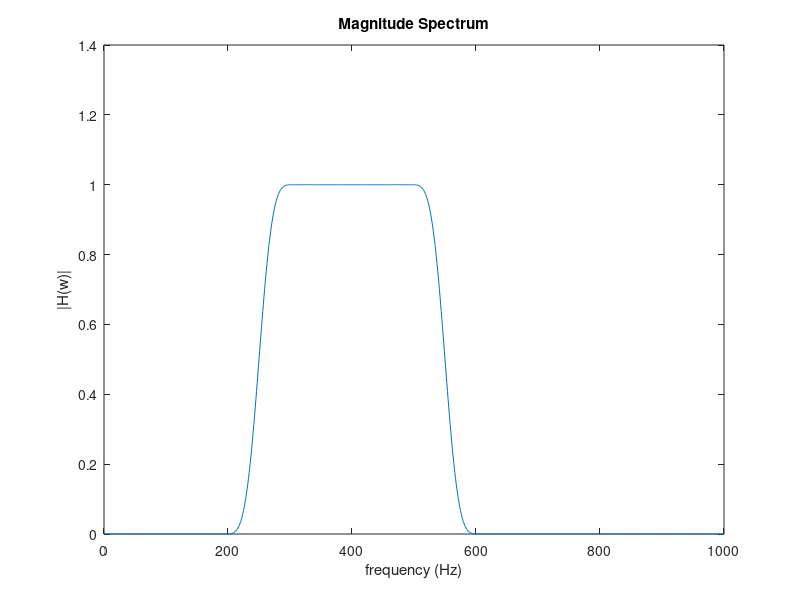
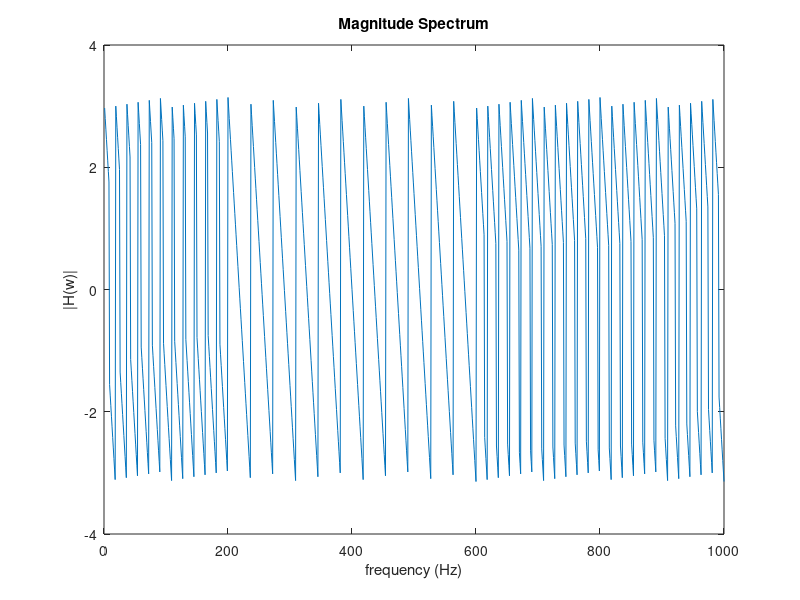

These figures' MATLAB source, in order:
clear;
close all;
clc;
% Task 2 specifications
fs=2000;
fh=550;
fl=250;
trans = 100;
L=round(5.5*(fs/trans));
ts=1/fs;
n=-1*L/2:L/2;
bandpass = zeros(1,size(n,2)); blackman_win = zeros(1,size(n,2)); hn = zeros(1,size(n,2));
for i = 1:size(n,2)
bandpass(i) = sinc(2*fh*ts.*n(i))*2*fh*ts-sinc(2*fl*ts.*n(i))*2*fl*ts;% Band Pass filter for given frequency ranges 
blackman_win(i) = 0.42+0.5*cos(2*pi.*n(i)/L)+0.08*cos(4*pi.*n(i)/L);% BlackMann Window 
hn(i) = bandpass(i) * blackman_win(i);% Signal Extraction filter
end
% Plot for the spectrum of the bandpass filter
for i=1:1000
w(i)=pi*fs*i/1000;
z=exp(1i*w(i)*ts);
hf(i)=z^(-1*L/2)*sum(hn.*z.^(-n)); % Shift signal for convolution 
end
figure;
plot(w/(2*pi),abs(hf));
xlabel('frequency (Hz)');
ylabel('|H(w)|');
title('Magnitude Spectrum');
figure;
plot(w/(2*pi),angle(hf));
xlabel('frequency (Hz)');
ylabel('|H(w)|');
title('Magnitude Spectrum');